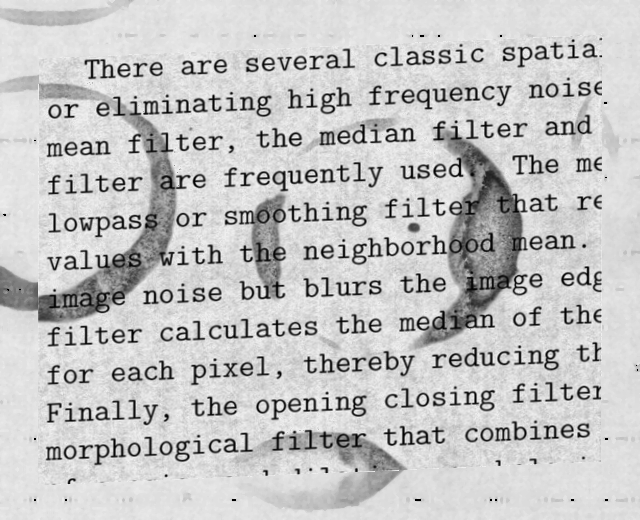
#> input picture document_cleanup/noisy_data/135.png, 640 x 520 px
$ python -i image_cleanup.py   (imports and definitions only)   (older library calls are emulated)
#> lines starting #> are read from the running program, lines starting #| are printed output that depends on the picture; after the words box and inside, x2 and y2 are one past the last pixel; in counts of white or black regions, pixels touching at a corner belong together
#> further down, picture is the input picture: shape (520, 640, 3); min 0, max 239, mean 196.6
# Done in python 3.6.9
import os
import cv2
import argparse
import numpy as np
from tqdm import tqdm
from utils import sortPointsClockwise

# [6 lines left out: function dirPath, not called in this run]


def filterBackground(image):

    height, width = image.shape[:2]
#> height = 520; width = 640
    #* Convert images to grayscale
    image = cv2.cvtColor(image,cv2.COLOR_BGR2GRAY)
    #* dilates image to filter out black text with the purpose of geting only a background image
    dilated_img = cv2.dilate(image, np.ones((5,5), np.uint8))
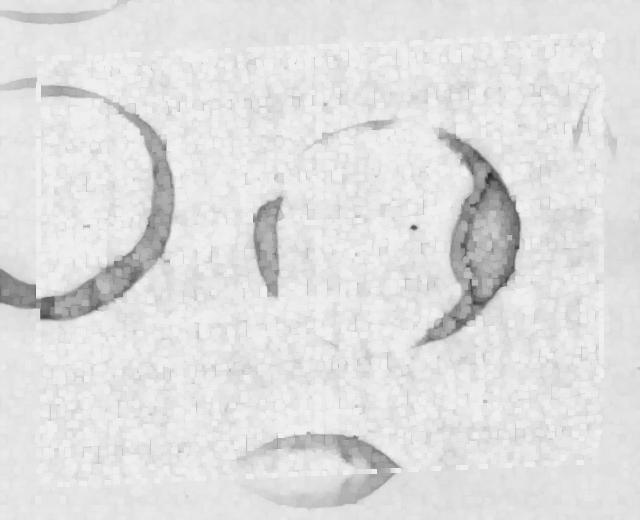
#> dilated_img: shape (520, 640); min 42, max 239, mean 223.2
    #*smooths background maintaining sort of sharp background edges
    bg_img = cv2.medianBlur(dilated_img, 11)
    #*tries to remove the background from the original image and then normalize the remaining pixel values
    diff_img = 255 - cv2.absdiff(image, bg_img)
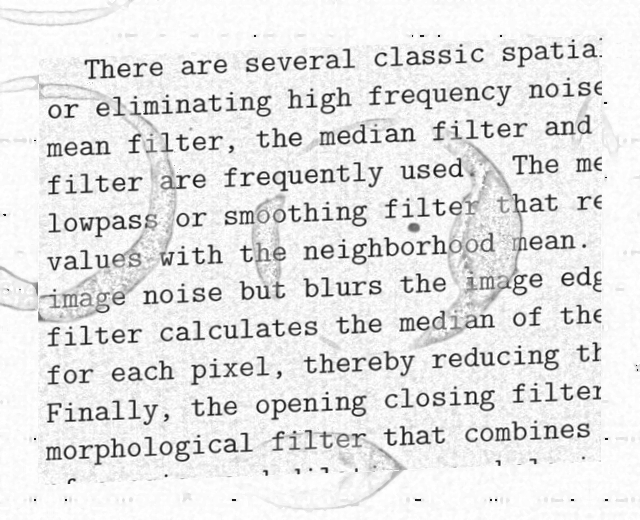
#> diff_img: shape (520, 640); min 19, max 255, mean 227.7
    norm_img = diff_img.copy()
    cv2.normalize(diff_img, norm_img, alpha=0, beta=255, norm_type=cv2.NORM_MINMAX, dtype=cv2.CV_8UC1)

    """
    To segment the text, 2 thresholding techniques are applied: local thresholding and otsu's. The first gives a better result
    over the very dark wrinkles but maintains some of the noise of the background. The second one results in less noise but some of the dark background is merged
    into the text. Combining both segmentation yields a better result
    """
    thr_img1 = cv2.adaptiveThreshold(norm_img,255,cv2.ADAPTIVE_THRESH_GAUSSIAN_C,cv2.THRESH_BINARY,15,10)
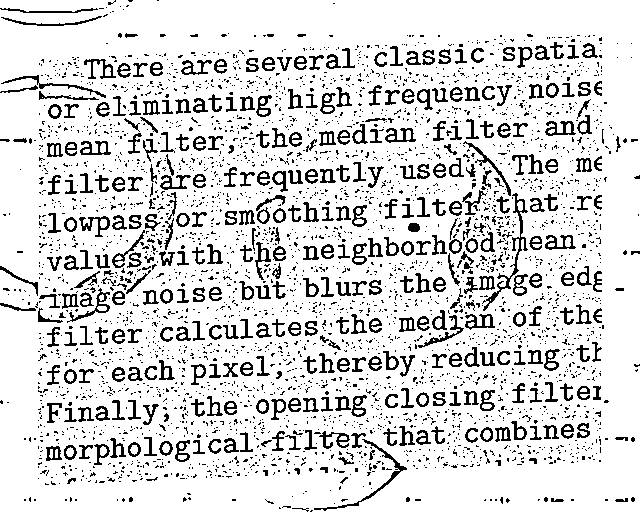
#> thr_img1: shape (520, 640); 85.4% white; black in thin lines or dots
    _, thr_img0 = cv2.threshold(norm_img,0,255,cv2.THRESH_BINARY+cv2.THRESH_OTSU)
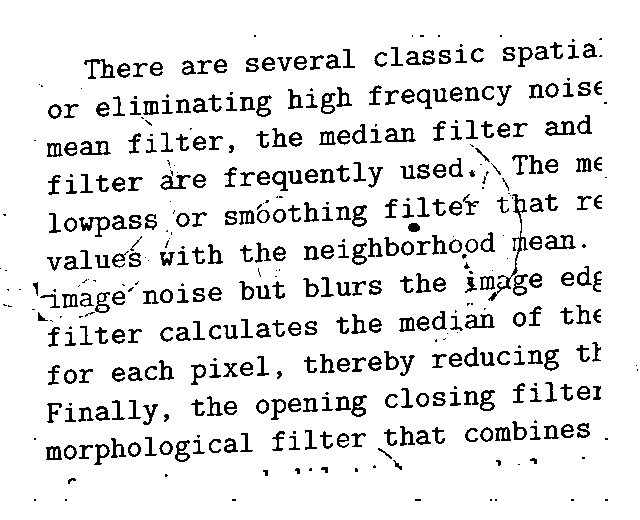
#> thr_img0: shape (520, 640); 90% white; black in thin lines or dots, all inside (x1, y1, x2, y2) = (0, 35, 638, 501)

    thr_img = cv2.bitwise_or(thr_img0,thr_img1)
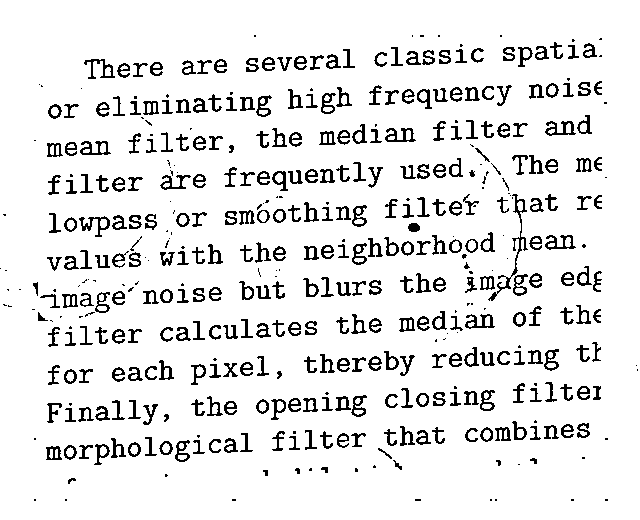
#> thr_img: shape (520, 640); 90.4% white; black in thin lines or dots, all inside (x1, y1, x2, y2) = (0, 35, 638, 501)

    return thr_img

# [127 lines left out: functions deskewImage, deitalicizeImage, main, not called in this run]

# [3 lines not run here, left out]

>>> import cv2
>>> picture = cv2.imread('noisy_data/135.png')
>>> result = filterBackground(picture)

$ run again, on document_cleanup/noisy_data/168.png
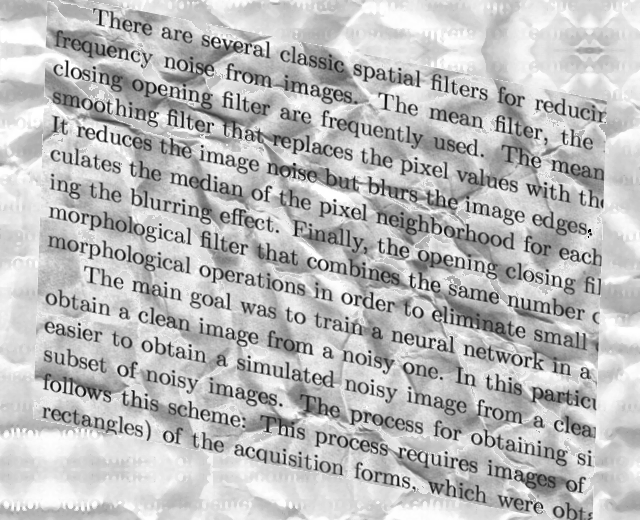
#> input picture document_cleanup/noisy_data/168.png, 640 x 520 px
#> picture is the input picture: shape (520, 640, 3); min 0, max 255, mean 187.5
#> in filterBackground, `thr_img1 = cv2.adaptiveThreshold(norm_img,255,cv2.ADAPTIVE_THRESH_GAUS..`:
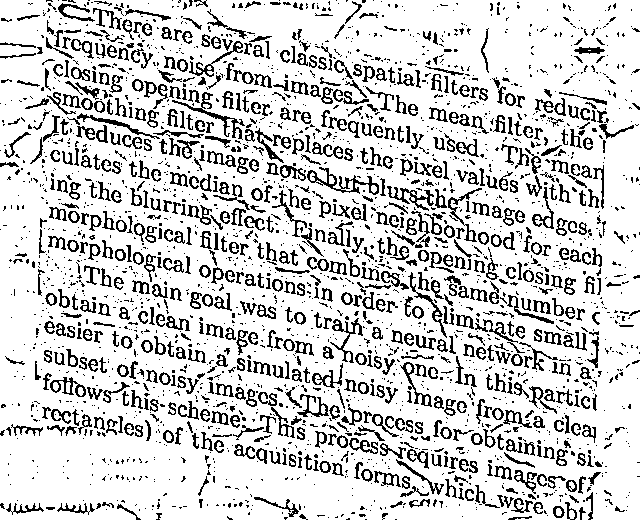
#> thr_img1: shape (520, 640); 81.1% white; black in thin lines or dots
#> thr_img0: shape (520, 640); 85.9% white; black in thin lines or dots
#> in filterBackground, `thr_img = cv2.bitwise_or(thr_img0,thr_img1)`:
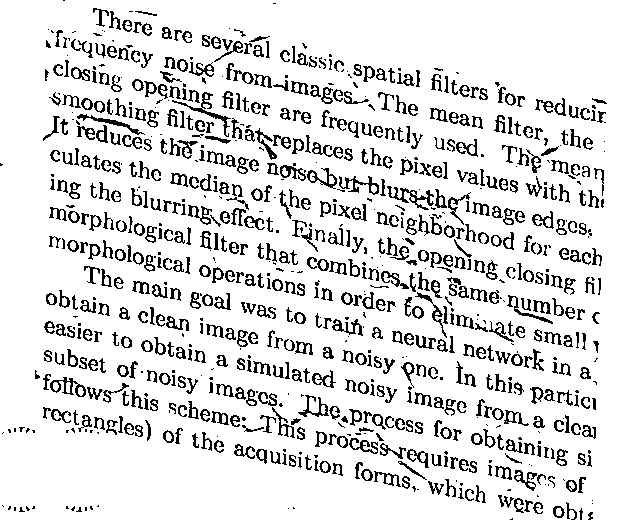
#> thr_img: shape (520, 640); 86.8% white; black in thin lines or dots

$ run again, on document_cleanup/noisy_data/203.png
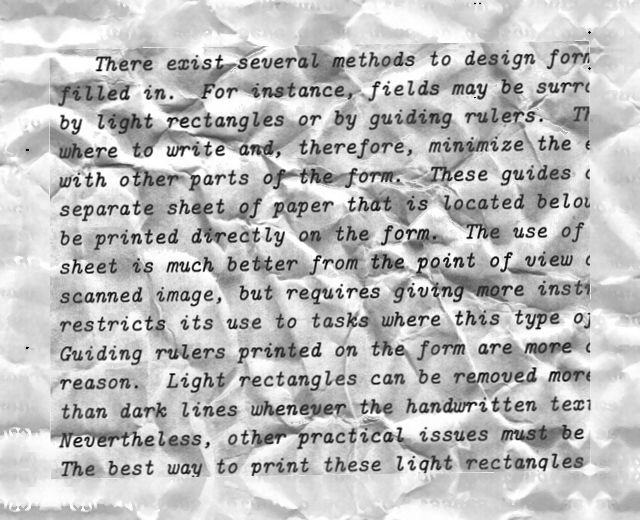
#> input picture document_cleanup/noisy_data/203.png, 640 x 520 px
#> picture is the input picture: shape (520, 640, 3); min 0, max 255, mean 190.2
#> in filterBackground, `thr_img1 = cv2.adaptiveThreshold(norm_img,255,cv2.ADAPTIVE_THRESH_GAUS..`:
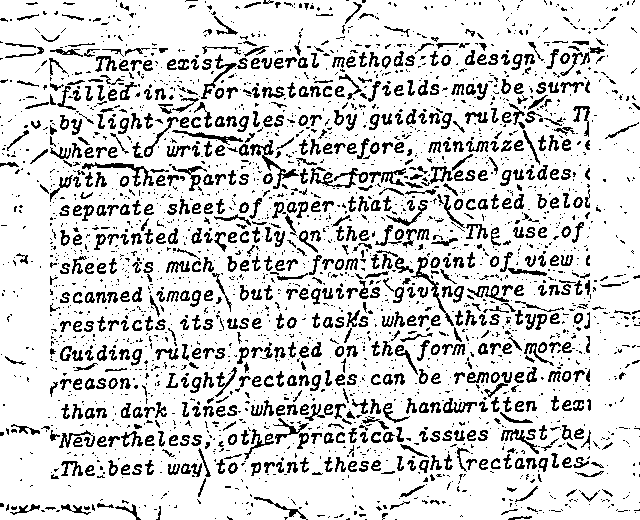
#> thr_img1: shape (520, 640); 83% white; black in thin lines or dots
#> thr_img0: shape (520, 640); 87.9% white; black in thin lines or dots
#> in filterBackground, `thr_img = cv2.bitwise_or(thr_img0,thr_img1)`:
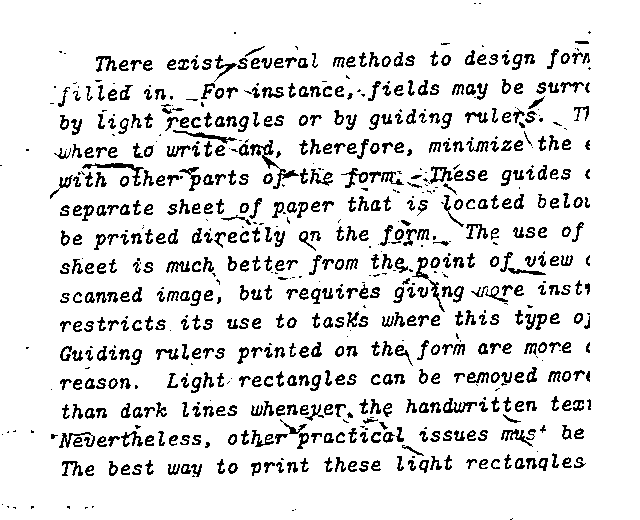
#> thr_img: shape (520, 640); 88.7% white; black in thin lines or dots

$ run again, on document_cleanup/noisy_data/210.png
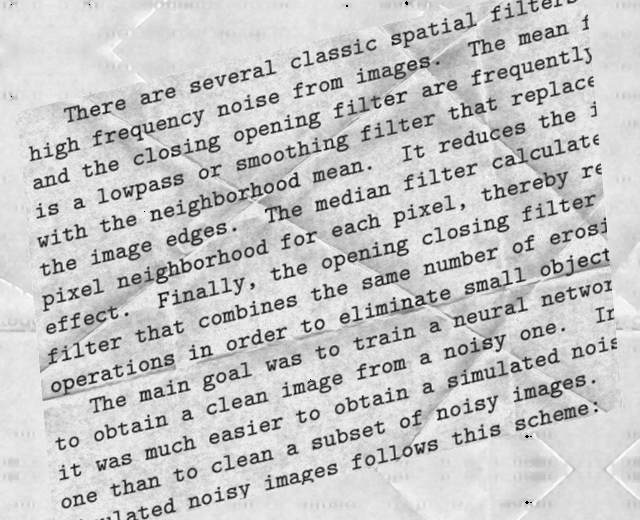
#> input picture document_cleanup/noisy_data/210.png, 640 x 520 px
#> picture is the input picture: shape (520, 640, 3); min 0, max 254, mean 199.3
#> in filterBackground, `thr_img1 = cv2.adaptiveThreshold(norm_img,255,cv2.ADAPTIVE_THRESH_GAUS..`:
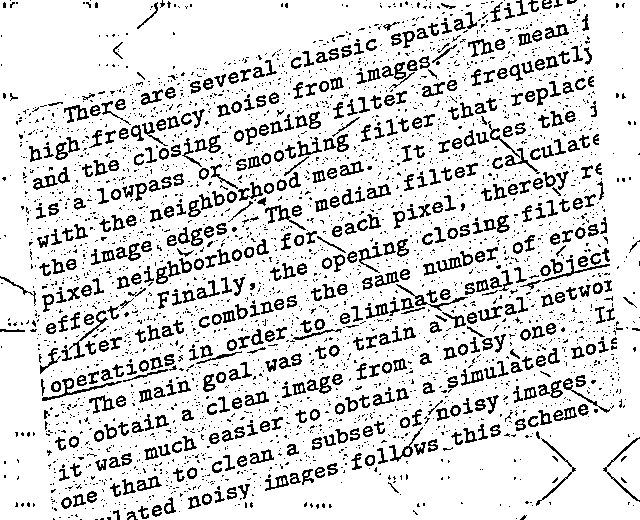
#> thr_img1: shape (520, 640); 84.7% white; black in thin lines or dots
#> thr_img0: shape (520, 640); 87.9% white; black in thin lines or dots
#> in filterBackground, `thr_img = cv2.bitwise_or(thr_img0,thr_img1)`:
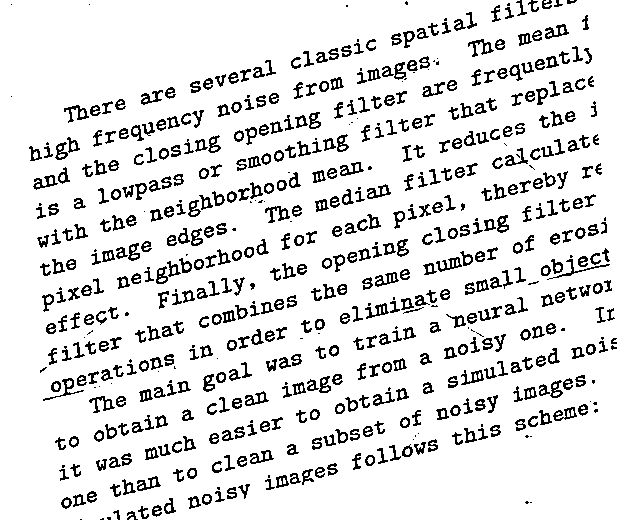
#> thr_img: shape (520, 640); 88.5% white; black in thin lines or dots
